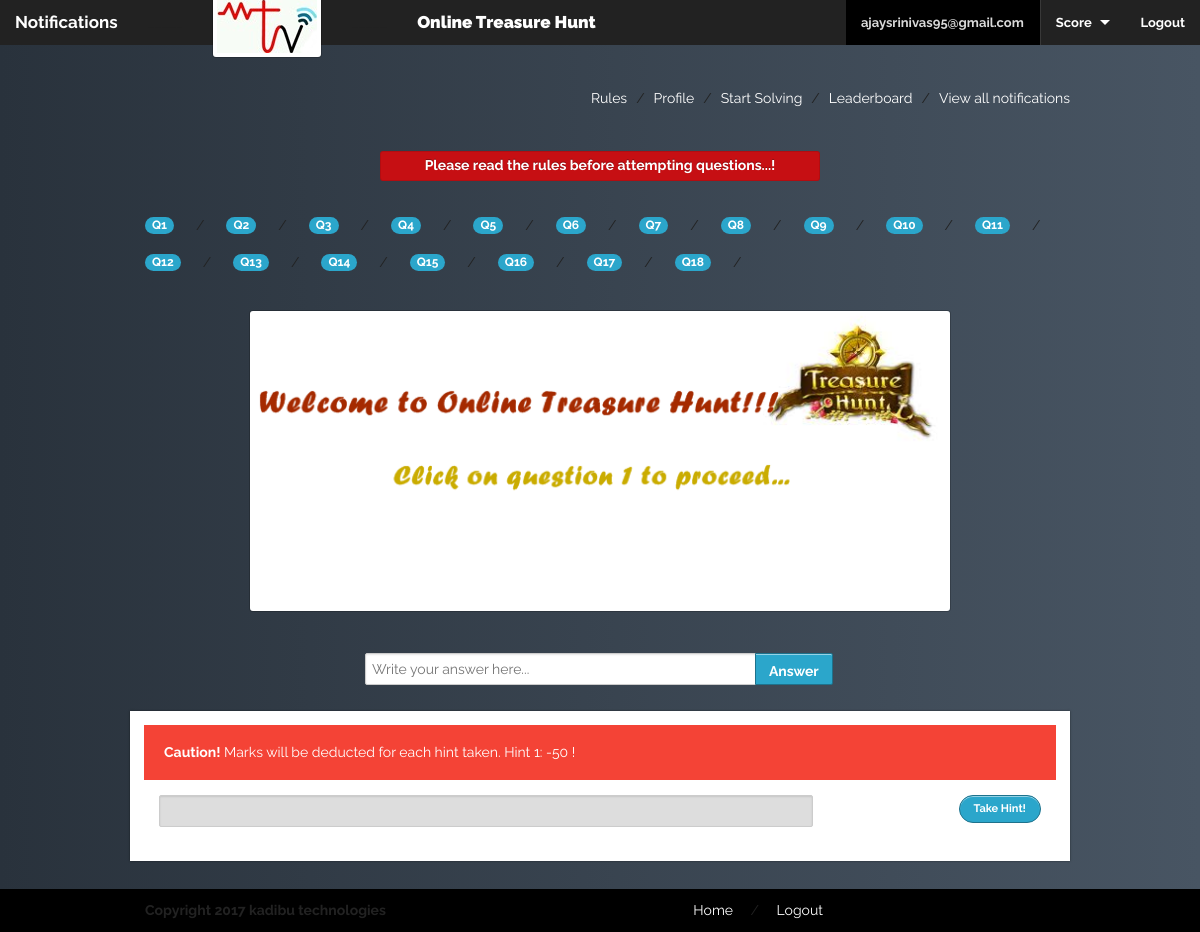
Screenshot of /showPage.php (signed in) with the database file from the repository.
### tables this page shows
CREATE TABLE IF NOT EXISTS `questions` (
  `id` int(11) NOT NULL AUTO_INCREMENT,
  `questionpath` varchar(255) NOT NULL,
  `answer` varchar(255) NOT NULL,
  `hint1` varchar(255) NOT NULL,
  `hint2` varchar(255) NOT NULL,
  PRIMARY KEY (`id`)
);

### showPage.php (the view, shortened to what this page needs)
<?php include('oth_header.php'); ?>
<?php
	$questions = mysql_query('select id from questions');
?>
<div class="row">
	<div class="six column centered">
		<div class="alert-box alert">
			<center><span>Please read the rules before attempting questions...!</span></center>
		</div>
	</div>
</div>
<div style="height: 1em"></div>
<div id="questionBar" class="row">
	<div class="twelve column centered">
	<ul id="questionsShow" class="inline-list">
		<?php while($row = mysql_fetch_assoc($questions)) { $id = $row['id']; ?>
		  	<li><a href="#" id="<?php echo 'question'.$id ?>"><span class="round label" id="questionSpan">Q<?php echo $id ?></span></a></li>
		  	<li><span>/</span></li>
		<?php } ?>
	</ul>
	</div>
</div>
<div style="height: 1em"></div>
<div id="mainContent" class="row">
	<div class="twelve column">
		<center><a class="th"><img src="images/welcome.png" style="width: 700px; height: 300px;" id="questionPic" /></a></center>
		<div style="height: 3em"></div>
	</div>
		<div class="row collapse">
			<div class="six column centered">
			</div>
		</div>
		<div class="row collapse">
			<div class="six column centered">
			  <div class="ten mobile-three columns">
				<input type="text" placeholder="Write your answer here..." id="answertext"/>
			</div>
			<div class="two mobile-one columns">
				<a class="button expand postfix" id="answerbutton">Answer</a>
		  	</div>
		</div>
	</div>
</div>
<div style="height: 1em"></div>
<div id="contents" class="row">
<div class="twelve column">
	<div class="row">
		<div class="alert">
  <strong>Caution!</strong> Marks will be deducted for each hint taken. Hint 1: -50 !
</div>
	</div>
	<div id="searchBar" class="row">
		<div class="nine column">
		<ul class="search">
		  <form>
		    <input type="text" disabled id="getHint" />
		  </form>
		</ul>
		</div>
		<div class="three column">
		<ul class="has-button">
		  <a class="small button round right" id="linkHint">Take Hint!</a>
		</ul>
		</div>
	</div>
</div>
</div>
<?php include('oth_footer.php'); ?>

### oth_header.php (shortened to what this page needs)
<?php
$username=$_SESSION['username'];
?>
<!DOCTYPE html>
 <html class="no-js" lang="en">
<head><meta http-equiv="Content-Type" content="text/html; charset=windows-1252">
  <link rel="stylesheet" href="stylesheets/foundation.min.css">
  <link rel="stylesheet" href="stylesheets/app.css">
</head>
<body>
<div class="fixed">
<nav class="top-bar">
  <ul>
    <li class="name"><h1><a href="#" id="notifications" style="">Notifications</a></h1></li>
  </ul>
  <ul>
	<li class="search">_____</li>
    <li class="name">
	<a class="th"><img src="images/techvibesimage100x60.jpg" /></a>
	</li>
	<li class="search">_____</li>
	<li class="name"><h1><a href="#" id="onlineTreasureHunt" style="font-weight: 900;">Online Treasure Hunt</a></h1></li>
  </ul>
<section>
  <ul class="right">
    <li class="active"><a href="profilePage.php"><?php echo $username  ?></a></li>
    <li class="has-dropdown">
      <a href="#">Score</a>
    </li>
	<li><a href="logout.php">Logout</a></li>
  </ul>
</section>
</nav>
</div>
<div style="height: 3em"></div>
<div id="subNav">
	<div class="row">
		<dl class="sub-nav right">
		  <dd id="rulesPage"><a href="rulesPage.php">Rules</a></dd>
		  <dd>/</dd>
		  <dd id="profilePage"><a href="profilePage.php">Profile</a></dd>
		  <dd>/</dd>
		  <dd id="showPage"><a href="showPage.php">Start Solving</a></dd>
		  <dd>/</dd>
		  <dd id="leaderboard"><a href="leaderboard.php?page=1">Leaderboard</a></dd>
		  <dd>/</dd>
		  <dd id="notificationPage"><a href="notificationPage.php">View all notifications</a></dd>
		</dl>
	</div>
</div>
<div style="height: 1em"></div>

### oth_footer.php (shortened to what this page needs)
<div style="height: 2em"></div>
<div id="footer">
	<div class="row">
		<div class="four column">
			<h6>Copyright 2017 kadibu technologies</h6>
		</div>
		<div class="five column centered">
			<div style="height: 1em"></div>
      <?php if(isset($_SESSION['username'])) { ?>
        <a href="rulesPage.php">Home</a> <span style="margin: 1em">/</span>
        <a href="logout.php">Logout</a>
      <?php } ?>
		</div>
	</div>
</div>
</body>
</html>

### oth_header.php (style rules this page uses)
body { _background-color: #F3EFE0; }
div#footer { background-color: #000; bottom: 0px; }
div#contents { padding: 1em; -webkit-box-shadow: 0px 0px 2px rgba(0,0,0,0.5); box-shadow: 0px 0px 2px rgba(0,0,0,0.5); background-color: #fff; }

### showPage.php (style rules this page uses)
body { background: #485563; background: -webkit-linear-gradient(to left, #485563 , #29323c); background: linear-gradient(to left, #485563 , #29323c); }
a { color:#fff; }
.alert { padding: 20px; background-color: #f44336; line-height:15px; color: white; opacity: 1; transition: opacity 0.6s; margin-bottom: 15px; }
#questionsShow li { margin-top: 0.5em; margin-bottom: 0.5em; }

### oth_footer.php (style rules this page uses)
body { font-family: 'Raleway', sans-serif; }
h1 { font-family: 'Raleway', sans-serif; font-weight:900; }
h1,h2,h3,h4,h5,h6 { font-family: 'Raleway', sans-serif; }
dl.sub-nav { margin-left:0px; }

### rows the page displays
questions: id "1"
questions: id "2"
questions: id "3"
questions: id "4"
questions: id "5"
questions: id "6"
questions: id "7"
questions: id "8"
questions: id "9"
questions: id "10"
questions: id "11"
questions: id "12"
questions: id "13"
questions: id "14"
questions: id "15"
questions: id "16"
questions: id "17"
questions: id "18"

### other values shown
$username "ajaysrinivas95@gmail.com"
